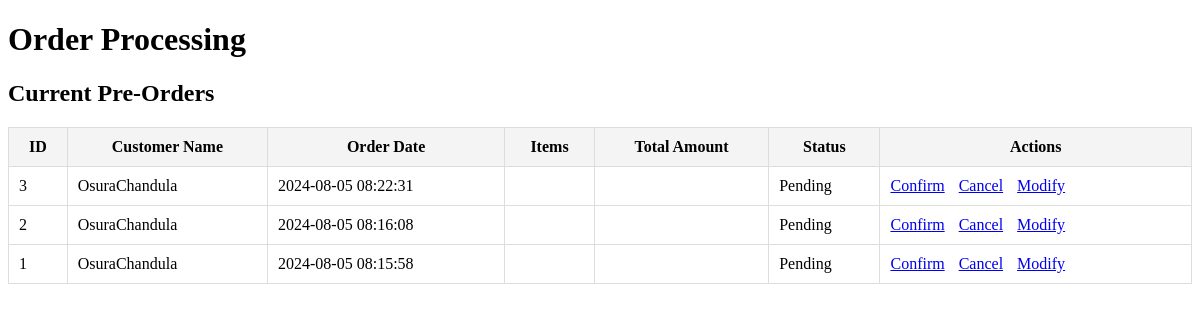
/Staff/order_processing.php, run on the app's committed database.
### tables this page shows
CREATE TABLE `pre_orders` (
  `id` int(11) NOT NULL,
  `customer_name` varchar(255) DEFAULT NULL,
  `product_id` int(11) DEFAULT NULL,
  `quantity` int(11) DEFAULT NULL,
  `order_date` datetime DEFAULT current_timestamp(),
  `status` varchar(50) DEFAULT 'Pending'
);

### Staff/order_processing.php (the view, shortened to what this page needs)
<?php
include('../Admin/db_connect.php');
$result = $conn->query("SELECT * FROM pre_orders ORDER BY order_date DESC");
?>
<!DOCTYPE html>
<html lang="en">
<head>
</head>
<body>
    <h1>Order Processing</h1>
    <h2>Current Pre-Orders</h2>
    <?php if ($result && $result->num_rows > 0): ?>
        <table>
            <thead>
                <tr>
                    <th>ID</th>
                    <th>Customer Name</th>
                    <th>Order Date</th>
                    <th>Items</th>
                    <th>Total Amount</th>
                    <th>Status</th>
                    <th>Actions</th>
                </tr>
            </thead>
            <tbody>
                <?php while ($row = $result->fetch_assoc()): ?>
                    <tr>
                        <td><?php echo htmlspecialchars($row['id']); ?></td>
                        <td><?php echo htmlspecialchars($row['customer_name']); ?></td>
                        <td><?php echo htmlspecialchars($row['order_date']); ?></td>
                        <td><?php echo htmlspecialchars($row['items']); ?></td>
                        <td><?php echo htmlspecialchars($row['total_amount']); ?></td>
                        <td><?php echo htmlspecialchars($row['status']); ?></td>
                        <td class="actions">
                            <?php if ($row['status'] == 'Pending'): ?>
                                <a href="order_processing.php?action=confirm&id=<?php echo $row['id']; ?>">Confirm</a>
                                <a href="order_processing.php?action=cancel&id=<?php echo $row['id']; ?>">Cancel</a>
                                <a href="order_processing.php?action=modify&id=<?php echo $row['id']; ?>">Modify</a>
                            <?php endif; ?>
                        </td>
                    </tr>
                <?php endwhile; ?>
            </tbody>
        </table>
    <?php else: ?>
        <p>No current pre-orders.</p>
    <?php endif; ?>
</body>
</html>

### Staff/order_processing.php (style rules this page uses)
table { width: 100%; border-collapse: collapse; margin-bottom: 20px; }
th, td { padding: 10px; border: 1px solid #ddd; }
th { background-color: #f4f4f4; }
.actions a { margin-right: 10px; }

### data on the page
pre_orders: id "3", customer_name "OsuraChandula", order_date "2024-08-05 08:22:31", status "Pending"
pre_orders: id "2", customer_name "OsuraChandula", order_date "2024-08-05 08:16:08", status "Pending"
pre_orders: id "1", customer_name "OsuraChandula", order_date "2024-08-05 08:15:58", status "Pending"
